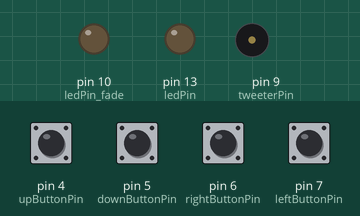
A sketch run on a simulated Arduino Uno, built with avr-gcc and run on an emulated ATmega328P. Parts: output pins drawn as LEDs (lit = HIGH), buzzer (waves = sounding). The test bench sets the inputs (shaded band); at power-on: pin 4 (upButtonPin), pin 5 (downButtonPin), pin 6 (rightButtonPin), pin 7 (leftButtonPin) HIGH.

Above: at 6.2 s.
6.3 s: pin 4 (upButtonPin) pulled LOW for 1 s
At 6.7 s:
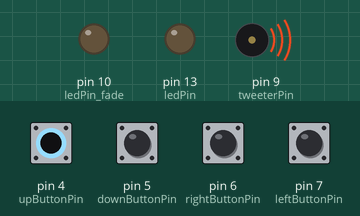
Timing chart, 0 to 9.3 s (numbered marks = the images above; inputs shaded):
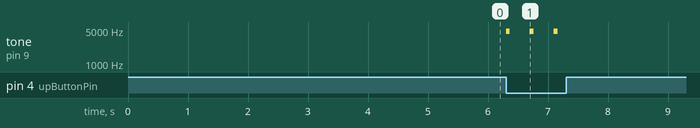

Measured:
- after the input at 6.3 s, tone on pin 9 (tweeterPin): alternates 4699 Hz for 0.06 s and silent for 0.34 s, 6 changes in all, then stays silent, starting at once

The sketch:

d15_1.ino
```cpp
#include <LiquidCrystal_I2C.h>

LiquidCrystal_I2C lcd(0x3F, 20, 4);   // I2C address: "0x3F" or "0x27"

const byte upButtonPin = 4;
const byte downButtonPin = 5;
const byte rightButtonPin = 6;
const byte leftButtonPin = 7;
const byte tweeterPin = 9;
const byte ledPin = 13;
const byte ledPin_fade = 10;
int fade = 0;


String MenuItems[] = {  // Your menu items
  "Settings",
  "Up",
  "Down",
  "Cancel",

  // and so on...
};

void menuFunctions(int menu, byte right, byte left)  // Your menu functions
{
  if(menu == 1) // example function for 1. menu item
  {
    if(right == 1)
    {
      lcd.setCursor(0, 3);
      lcd.print("Off   ");
      lcd.setCursor(10, 3);
      lcd.print("On  <<");
      digitalWrite(ledPin, HIGH);
    }
    if(left == 1)
    {
      lcd.setCursor(0, 3);
      lcd.print("Off <<");
      lcd.setCursor(10, 3);
      lcd.print("On    ");
      digitalWrite(ledPin, LOW);
    }
  }
  if(menu == 2) // example function for 2. menu item
  {
    if(right == 1)
    {
      fade += 20;
      if(fade >= 255)
      {
        fade = 255;
      }
    }
    if(left == 1)
    {
      fade -= 20;
      if(fade <= 0)
      {
        fade = 0;
      }
    }
    lcd.setCursor(0, 3);
    lcd.print("Brightness:     ");
    lcd.setCursor(12, 3);
    lcd.print(fade);
    analogWrite(ledPin_fade, fade);
  }
  if(menu == 3)
  {
    lcd.setCursor(0,2);
    lcd.print("Hello Menu Item 3");
  }
  // and so on...
}


/***  do not modify  ***********************************************/
template< typename T, size_t NumberOfSize >
size_t MenuItemsSize(T (&) [NumberOfSize]){ return NumberOfSize; }
int numberOfMenuItems = MenuItemsSize(MenuItems) - 1;
int currentMenuItem = 0;
int previousMenuItem = 1;
byte button_flag = 0;
unsigned long previousMillis = millis();
const int note = 4699;
void beepsOnce()
{
  tone(tweeterPin, note, 125);
  delay(60);
  noTone(tweeterPin);
}
/*******************************************************************/

void setup()
{
  pinMode(ledPin, OUTPUT);
  pinMode(ledPin_fade, OUTPUT);

  /************************************/
  pinMode(upButtonPin, INPUT_PULLUP);
  pinMode(downButtonPin, INPUT_PULLUP);
  pinMode(rightButtonPin, INPUT_PULLUP);
  pinMode(leftButtonPin, INPUT_PULLUP);


  lcd.clear();
  lcd.setCursor(2, 1);
  lcd.print("myhomethings.eu");
  lcd.setCursor(0, 3);
  lcd.print("Simple Dynamic Menu");
  delay(5000);
  lcd.clear();
}

void loop()
{
  if(digitalRead(rightButtonPin) == LOW && button_flag == 0)
  {
    menuFunctions(currentMenuItem + 1, 1, 0);
    button_flag = 1;
    previousMillis = millis();
    beepsOnce();
  }
  if(digitalRead(leftButtonPin) == LOW && button_flag == 0)
  {
    menuFunctions(currentMenuItem + 1, 0, 1);
    button_flag = 1;
    previousMillis = millis();
    beepsOnce();
  }
  if(digitalRead(upButtonPin) == LOW && button_flag == 0)
  {
    ++currentMenuItem;
    if(currentMenuItem > numberOfMenuItems )
    {
      currentMenuItem = numberOfMenuItems ;
    }
    button_flag = 1;
    previousMillis = millis();
    beepsOnce();
  }
  else if(digitalRead(downButtonPin) == LOW && button_flag == 0)
  {
    currentMenuItem--;
    if(currentMenuItem < 0)
    {
      currentMenuItem = 0;
    }
    button_flag = 1;
    previousMillis = millis();
    beepsOnce();
  }
  if(currentMenuItem != previousMenuItem)
  {
    lcd.clear();
    lcd.setCursor(0, 0);
    lcd.print("Menu Item:");
    lcd.setCursor(0, 1);
    lcd.print(MenuItems [currentMenuItem]);
    menuFunctions(currentMenuItem + 1, 0, 0);
    previousMenuItem = currentMenuItem;
  }
  if(millis() - previousMillis >= 400)
  {
    previousMillis = millis();
    button_flag = 0;
  }
}
```
